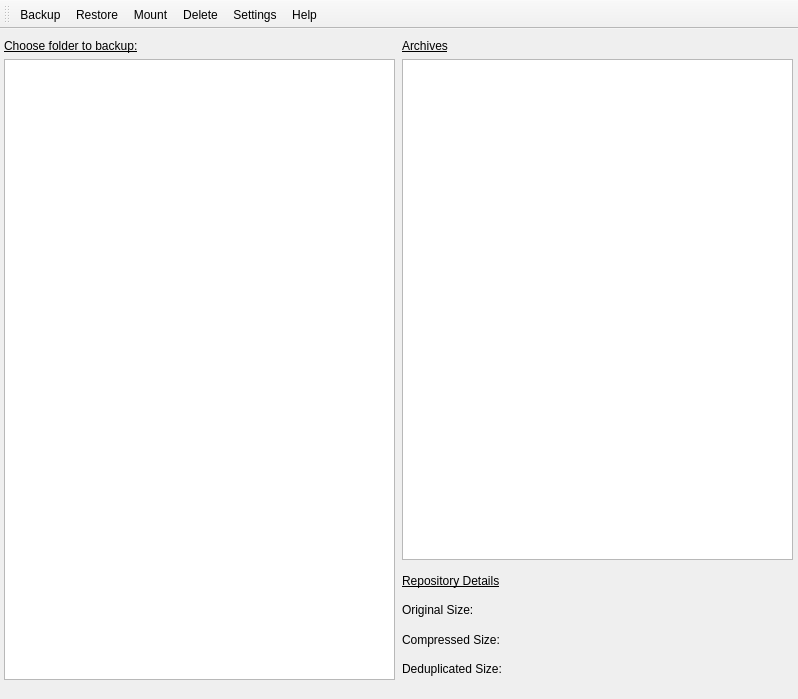
<?xml version="1.0" encoding="UTF-8"?>
<ui version="4.0">
 <class>MainWindow</class>
 <widget class="QMainWindow" name="MainWindow">
  <property name="geometry">
   <rect>
    <x>0</x>
    <y>0</y>
    <width>798</width>
    <height>699</height>
   </rect>
  </property>
  <property name="windowTitle">
   <string>MainWindow</string>
  </property>
  <widget class="QWidget" name="central_widget">
   <widget class="QWidget" name="verticalLayoutWidget">
    <property name="geometry">
     <rect>
      <x>402</x>
      <y>10</y>
      <width>391</width>
      <height>521</height>
     </rect>
    </property>
    <layout class="QVBoxLayout" name="layout_archives">
     <item>
      <widget class="QLabel" name="label_archives">
       <property name="font">
        <font>
         <underline>true</underline>
        </font>
       </property>
       <property name="text">
        <string>Archives</string>
       </property>
      </widget>
     </item>
     <item>
      <widget class="QListWidget" name="list_archive">
       <property name="sizePolicy">
        <sizepolicy hsizetype="Expanding" vsizetype="Expanding">
         <horstretch>0</horstretch>
         <verstretch>0</verstretch>
        </sizepolicy>
       </property>
       <property name="maximumSize">
        <size>
         <width>500</width>
         <height>16777215</height>
        </size>
       </property>
      </widget>
     </item>
    </layout>
   </widget>
   <widget class="QWidget" name="verticalLayoutWidget_2">
    <property name="geometry">
     <rect>
      <x>402</x>
      <y>540</y>
      <width>391</width>
      <height>111</height>
     </rect>
    </property>
    <layout class="QVBoxLayout" name="layout_repository">
     <item>
      <widget class="QLabel" name="label_repo_details">
       <property name="font">
        <font>
         <underline>true</underline>
        </font>
       </property>
       <property name="text">
        <string>Repository Details</string>
       </property>
      </widget>
     </item>
     <item>
      <widget class="QLabel" name="label_repo_original_size">
       <property name="text">
        <string>Original Size:</string>
       </property>
      </widget>
     </item>
     <item>
      <widget class="QLabel" name="label_repo_compressed_size">
       <property name="text">
        <string>Compressed Size:</string>
       </property>
      </widget>
     </item>
     <item>
      <widget class="QLabel" name="label_repo_deduplicated_size">
       <property name="text">
        <string>Deduplicated Size:</string>
       </property>
      </widget>
     </item>
    </layout>
   </widget>
   <widget class="QWidget" name="verticalLayoutWidget_3">
    <property name="geometry">
     <rect>
      <x>4</x>
      <y>10</y>
      <width>391</width>
      <height>641</height>
     </rect>
    </property>
    <layout class="QVBoxLayout" name="layout_files">
     <item>
      <widget class="QLabel" name="label_filetree">
       <property name="font">
        <font>
         <underline>true</underline>
        </font>
       </property>
       <property name="text">
        <string>Choose folder to backup:</string>
       </property>
      </widget>
     </item>
     <item>
      <widget class="QTreeView" name="treeview_files"/>
     </item>
    </layout>
   </widget>
  </widget>
  <widget class="QToolBar" name="tool_bar">
   <property name="windowTitle">
    <string>toolBar</string>
   </property>
   <property name="toolButtonStyle">
    <enum>Qt::ToolButtonTextBesideIcon</enum>
   </property>
   <attribute name="toolBarArea">
    <enum>TopToolBarArea</enum>
   </attribute>
   <attribute name="toolBarBreak">
    <bool>false</bool>
   </attribute>
   <addaction name="action_backup"/>
   <addaction name="action_restore"/>
   <addaction name="action_mount"/>
   <addaction name="action_delete"/>
   <addaction name="action_settings"/>
   <addaction name="action_help"/>
  </widget>
  <action name="action_backup">
   <property name="icon">
    <iconset>
     <normaloff>../icons/save.svg</normaloff>../icons/save.svg</iconset>
   </property>
   <property name="text">
    <string>Backup</string>
   </property>
   <property name="toolTip">
    <string>Create an archive of the selected folder.</string>
   </property>
  </action>
  <action name="action_restore">
   <property name="icon">
    <iconset>
     <normaloff>../icons/rotate-ccw.svg</normaloff>../icons/rotate-ccw.svg</iconset>
   </property>
   <property name="text">
    <string>Restore</string>
   </property>
   <property name="toolTip">
    <string>Restore a complete archive to a location of your choice.</string>
   </property>
  </action>
  <action name="action_mount">
   <property name="icon">
    <iconset>
     <normaloff>../icons/hard-drive.svg</normaloff>../icons/hard-drive.svg</iconset>
   </property>
   <property name="text">
    <string>Mount</string>
   </property>
   <property name="toolTip">
    <string>Mount an archive as a volume to restore single files.</string>
   </property>
  </action>
  <action name="action_delete">
   <property name="icon">
    <iconset>
     <normaloff>../icons/delete.svg</normaloff>../icons/delete.svg</iconset>
   </property>
   <property name="text">
    <string>Delete</string>
   </property>
   <property name="toolTip">
    <string>Delete the selected archive.</string>
   </property>
  </action>
  <action name="action_quit">
   <property name="text">
    <string>Quit</string>
   </property>
   <property name="toolTip">
    <string>Quit</string>
   </property>
   <property name="shortcut">
    <string>Ctrl+Q</string>
   </property>
  </action>
  <action name="action_help">
   <property name="icon">
    <iconset>
     <normaloff>../icons/help-circle.svg</normaloff>../icons/help-circle.svg</iconset>
   </property>
   <property name="text">
    <string>Help</string>
   </property>
   <property name="toolTip">
    <string>Open the documentation for Borg-Qt.</string>
   </property>
  </action>
  <action name="action_settings">
   <property name="icon">
    <iconset>
     <normaloff>../icons/settings.svg</normaloff>../icons/settings.svg</iconset>
   </property>
   <property name="text">
    <string>Settings</string>
   </property>
   <property name="toolTip">
    <string>Open the settings window to configure Borg-Qt.</string>
   </property>
  </action>
 </widget>
 <resources/>
 <connections/>
</ui>
